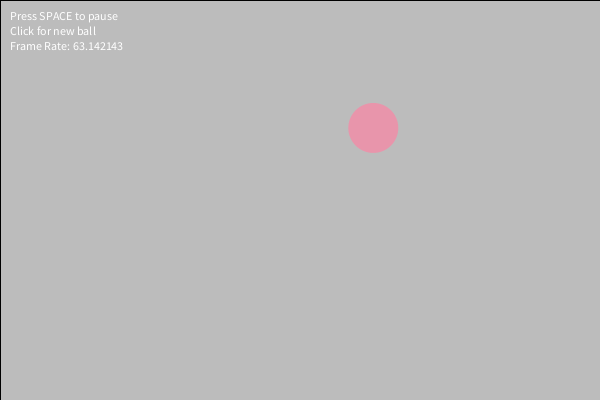
Frame 1 (no input)
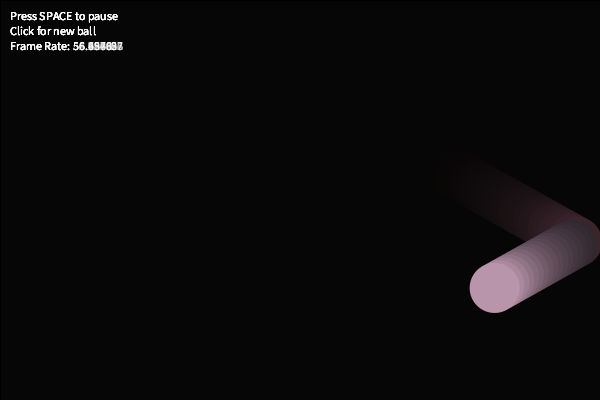
Frame 60 (the mouse pressed at the canvas centre just before this capture)
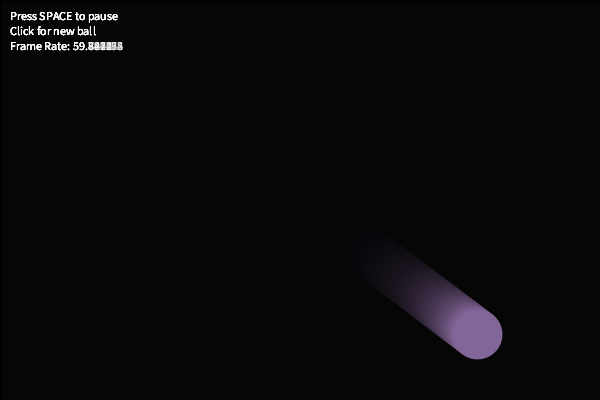
Frame 120 (the mouse held since frame 60 and released just before this capture)

The Processing sketch that drew these frames (run headless with seeded random() and noise(); from frame 60 on, the mouse is pressed at the canvas centre):

// Processing sketch: all_the_pieces
// ── all_the_pieces.pde
// Bouncing Ball Demo - Day 1
// Demonstrates: booleans, if statements, random(), frameRate()

// Position and speed variables
float x, y;
float speedX, speedY;
float ballSize = 50;

// Boolean flags
boolean isPaused = false;

// Color variables
float r, g, b;

void setup() {
  size(600, 400);
  
  // Start at random position
  x = random(ballSize, width - ballSize);
  y = random(ballSize, height - ballSize);
  
  // Random initial speeds
  speedX = random(2, 5);
  speedY = random(2, 5);
  
  // Random initial color
  r = random(100, 255);
  g = random(100, 255);
  b = random(100, 255);
  
  // Control animation speed
  frameRate(60);  // 60 frames per second
}

void draw() {
  // Fade effect (comment out for trails)
  fill(0, 20);
  rect(0, 0, width, height);
  
  // Draw the ball
  noStroke();
  fill(r, g, b);
  circle(x, y, ballSize);
  
  // Only move if not paused
  if (!isPaused) {
    
    // Check boundary
    if (x - ballSize/2 < 0 || x + ballSize/2 > width) {
      speedX *= -1;
      r = random(100, 255); //Change to random color
    }
    
    if (y - ballSize/2 < 0 || y + ballSize/2 > height) {
      speedY *= -1;
      r = random(100, 255);//Change to random color
    }
    
    // Update position 
    y += speedY;
    x += speedX;
  }
  

  
  // Display info
  fill(255);
  text("Press SPACE to pause", 10, 20);
  text("Click for new ball", 10, 35);
  text("Frame Rate: " + frameRate, 10, 50);
}

void keyPressed() {
  if (key == ' ') {
    isPaused = !isPaused;  // Toggle pause
  }
  
  // Secret controls
  if (keyCode == RIGHT) {
    frameRate(10);  // Slow motion
  }
  if (keyCode == LEFT) {
    frameRate(60);  // Normal speed
  }
}

void mousePressed() {
  // Reset ball to mouse position
  x = mouseX;
  y = mouseY;
  
  // New random speeds
  speedX = random(2, 5);
  speedY = random(2, 5);
  
  // New random color
  r = random(100, 255);
  g = random(100, 255);
  b = random(100, 255);
}
